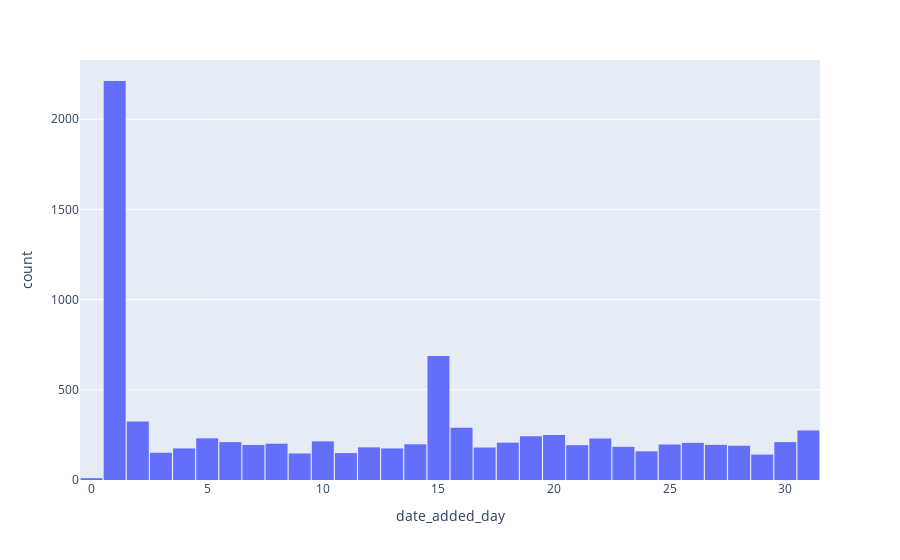

Notebook code cell kept with this figure:
### Code cell
## Extract day from date_added
df['date_added_day'] = df['date_added'].dt.day.fillna(0)
fig = px.histogram(df,x='date_added_day')
fig.update_layout(bargap=0.05)
# looks like Netflix adds movie on the first of the month more than the other days

### Figure 1 — Plotly figure (JSON) as saved in the notebook; plotly's stock layout.template omitted (floating-point values rounded to 4 significant figures; data arrays with more than 128 entries replaced by an {"elided": "..."} marker saying what was removed)
{"data": [{"alignmentgroup": "True", "bingroup": "x", "hovertemplate": "date_added_day=%{x}<br>count=%{y}<extra></extra>", "legendgroup": "", "marker": {"color": "#636efa", "pattern": {"shape": ""}}, "name": "", "offsetgroup": "", "orientation": "v", "showlegend": false, "type": "histogram", "x": {"elided": "8807 int values"}, "xaxis": "x", "yaxis": "y"}], "layout": {"bargap": 0.05, "barmode": "relative", "legend": {"tracegroupgap": 0}, "margin": {"t": 60}, "xaxis": {"anchor": "y", "domain": [0, 1], "title": {"text": "date_added_day"}}, "yaxis": {"anchor": "x", "domain": [0, 1], "title": {"text": "count"}}}}
